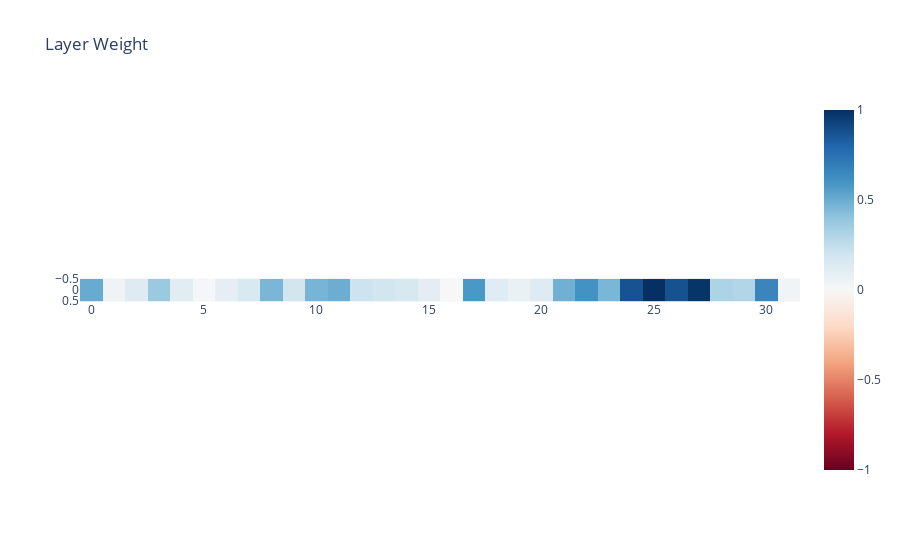

Here is the notebook cell this chart was saved with:
### Code cell
layer_weight = diffK.mean(1) + diffQ.mean(1) + diffV.mean(1) + diffO.mean(1)
layer_weight = (layer_weight - layer_weight.min()) / (layer_weight.max() - layer_weight.min())
imshow(layer_weight.unsqueeze(0), title="Layer Weight")

### Figure 1 — Plotly figure (JSON) as saved in the notebook; plotly's stock layout.template omitted (floating-point values rounded to 4 significant figures)
{"data": [{"coloraxis": "coloraxis", "hovertemplate": "x: %{x}<br>y: %{y}<br>color: %{z}<extra></extra>", "name": "0", "type": "heatmap", "xaxis": "x", "yaxis": "y", "z": [[0.504, 0.04365, 0.1306, 0.3755, 0.1085, 0.008066, 0.09666, 0.1577, 0.4587, 0.1878, 0.4671, 0.4974, 0.2142, 0.1928, 0.1649, 0.1062, 0, 0.5819, 0.1252, 0.06821, 0.1331, 0.4848, 0.6033, 0.4612, 0.869, 1, 0.8743, 0.9813, 0.3145, 0.2992, 0.6608, 0.0323]]}], "layout": {"coloraxis": {"cmid": 0, "colorscale": [[0, "rgb(103,0,31)"], [0.1, "rgb(178,24,43)"], [0.2, "rgb(214,96,77)"], [0.3, "rgb(244,165,130)"], [0.4, "rgb(253,219,199)"], [0.5, "rgb(247,247,247)"], [0.6, "rgb(209,229,240)"], [0.7, "rgb(146,197,222)"], [0.8, "rgb(67,147,195)"], [0.9, "rgb(33,102,172)"], [1, "rgb(5,48,97)"]]}, "title": {"text": "Layer Weight"}, "xaxis": {"anchor": "y", "constrain": "domain", "domain": [0, 1], "scaleanchor": "y"}, "yaxis": {"anchor": "x", "autorange": "reversed", "constrain": "domain", "domain": [0, 1]}}}
